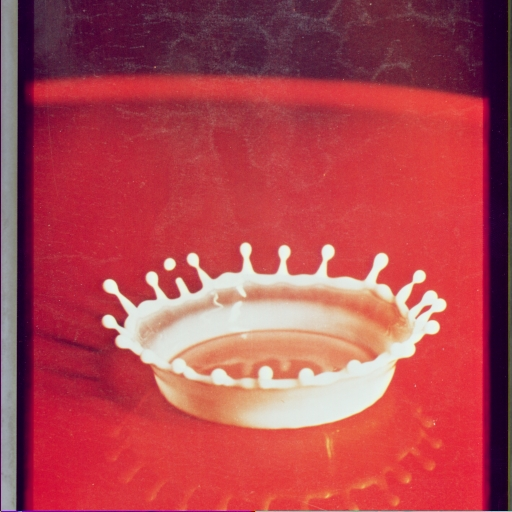
%> input picture milkdrop.jpg, 512 x 512 px
$ octave kadai7.m   (GNU Octave 9; MATLAB toolbox functions it lacks are replaced by stand-ins)
%> lines starting %> are read from the running program, lines starting %| are printed output that depends on the picture
% 課題7　ダイナミックレンジの拡大
% 画素のダイナミックレンジを０から２５５にせよ．
% 課題作成にあたっては「Lenna」以外の画像を用いよ．

ORG = imread('milkdrop.jpg'); % 画像の読み込み
%> ORG is the input picture: size 512x512x3 uint8; mean R, G, B 176.3, 70.5, 79.9
ORG = rgb2gray(ORG); % 白黒濃淡画像に変換
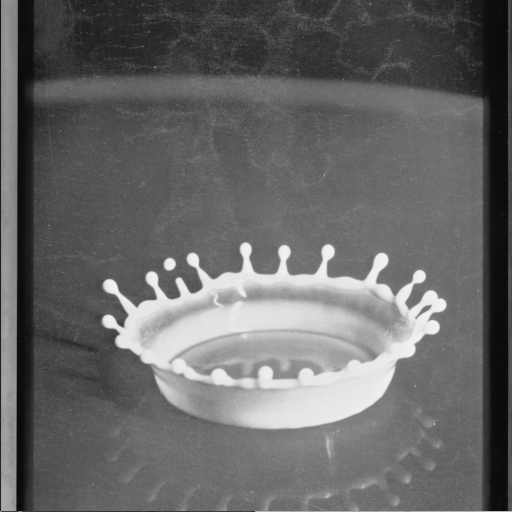
%> ORG: size 512x512 uint8; min 9, max 242, mean 103.2
imagesc(ORG); colormap(gray); colorbar; axis image;% 画像の表示
pause;
imhist(ORG); % 濃度ヒストグラムを生成、表示
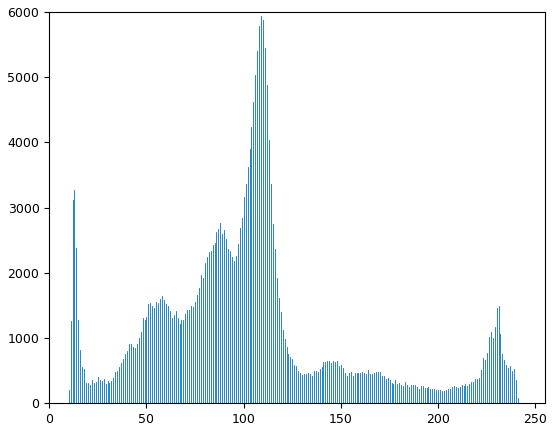
%> figure redrawn from the program's plot data; highest point at x = 109, y = 5944
pause;
ORG = double(ORG);
%> ORG: size 512x512 double
mn = min(ORG(:)); % 濃度値の最小値を算出
%> mn = 9
mx = max(ORG(:)); % 濃度値の最大値を算出
%> mx = 242
ORG = (ORG-mn)/(mx-mn)*255;
imagesc(ORG); colormap(gray); colorbar; axis image;% 画像の表示
pause;
ORG = uint8(ORG); % この行について考察せよ
%> ORG: size 512x512 uint8
imhist(ORG); % 濃度ヒストグラムを生成、表示
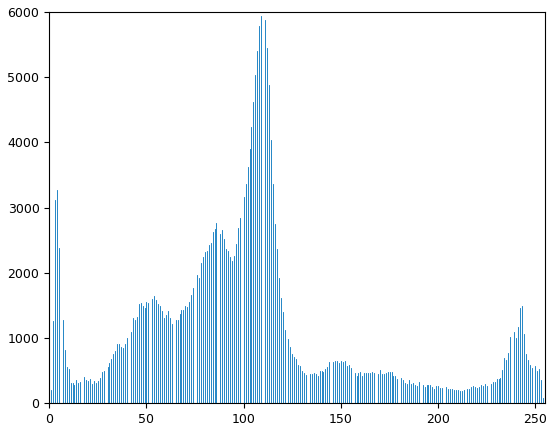
%> figure redrawn from the program's plot data; highest point at x = 109, y = 5944
